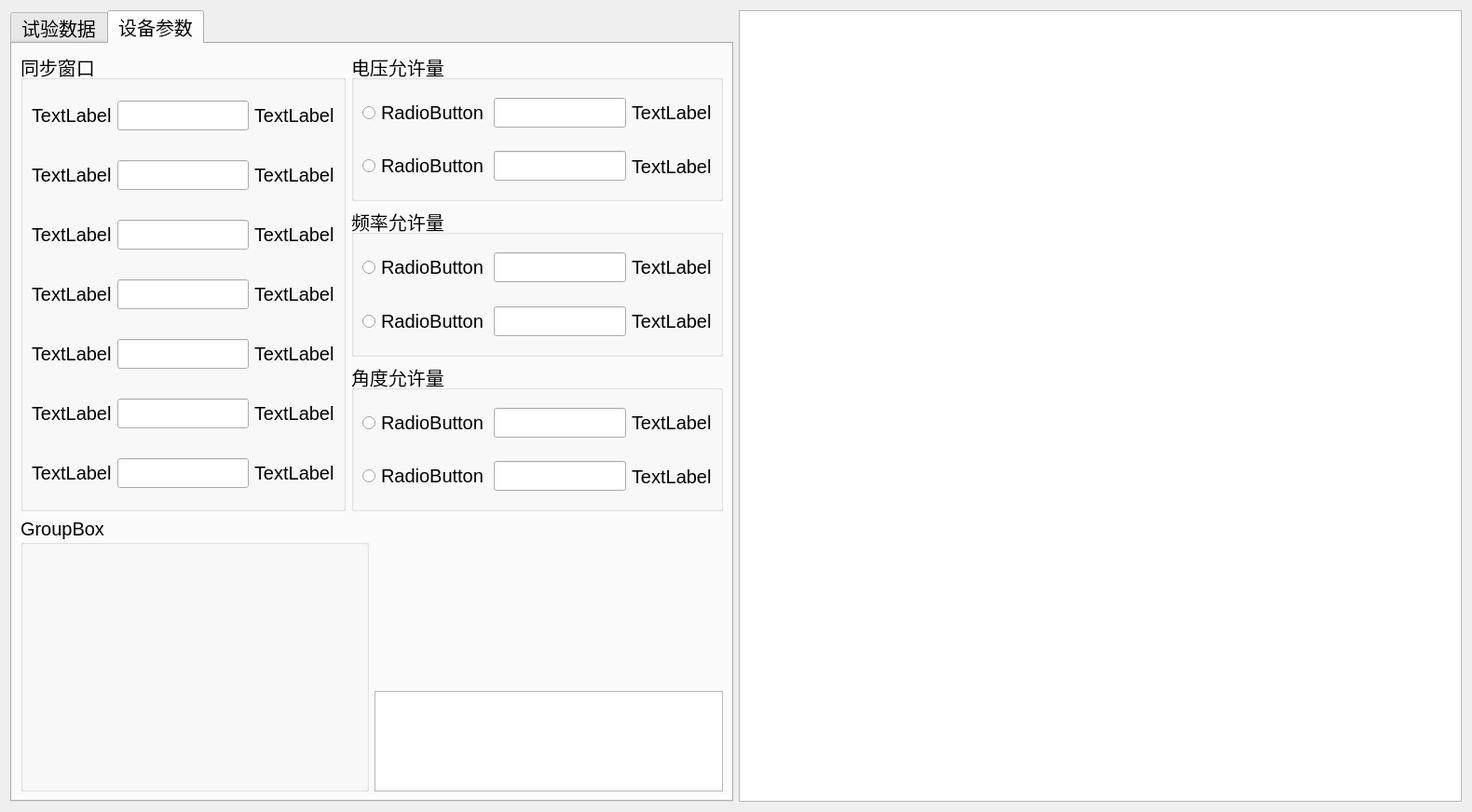
<?xml version="1.0" encoding="UTF-8"?>
<ui version="4.0">
 <class>ui_021</class>
 <widget class="QWidget" name="ui_021">
  <property name="geometry">
   <rect>
    <x>0</x>
    <y>0</y>
    <width>1580</width>
    <height>872</height>
   </rect>
  </property>
  <property name="windowTitle">
   <string>Form</string>
  </property>
  <layout class="QHBoxLayout" name="horizontalLayout_21" stretch="1,1">
   <item>
    <widget class="QTabWidget" name="tabWidget">
     <property name="font">
      <font>
       <pointsize>15</pointsize>
      </font>
     </property>
     <property name="currentIndex">
      <number>1</number>
     </property>
     <widget class="QWidget" name="tab_sysj">
      <attribute name="title">
       <string>试验数据</string>
      </attribute>
      <layout class="QVBoxLayout" name="verticalLayout_6" stretch="7,3,1">
       <item>
        <layout class="QHBoxLayout" name="horizontalLayout_20">
         <item>
          <widget class="QGroupBox" name="groupBox">
           <property name="title">
            <string>试验项目</string>
           </property>
           <layout class="QVBoxLayout" name="verticalLayout">
            <item>
             <layout class="QHBoxLayout" name="horizontalLayout">
              <item>
               <widget class="QRadioButton" name="radioButton">
                <property name="text">
                 <string>同期动作值</string>
                </property>
               </widget>
              </item>
              <item>
               <widget class="QComboBox" name="comboBox"/>
              </item>
             </layout>
            </item>
            <item>
             <widget class="QRadioButton" name="radioButton_2">
              <property name="text">
               <string>电压闭锁值</string>
              </property>
             </widget>
            </item>
            <item>
             <widget class="QRadioButton" name="radioButton_3">
              <property name="text">
               <string>频率闭锁值</string>
              </property>
             </widget>
            </item>
            <item>
             <widget class="QRadioButton" name="radioButton_4">
              <property name="text">
               <string>导前角及导前时间</string>
              </property>
             </widget>
            </item>
            <item>
             <widget class="QRadioButton" name="radioButton_5">
              <property name="text">
               <string>调压脉宽</string>
              </property>
             </widget>
            </item>
            <item>
             <widget class="QRadioButton" name="radioButton_6">
              <property name="text">
               <string>调频脉宽</string>
              </property>
             </widget>
            </item>
            <item>
             <widget class="QRadioButton" name="radioButton_7">
              <property name="text">
               <string>调整试验</string>
              </property>
             </widget>
            </item>
            <item>
             <layout class="QHBoxLayout" name="horizontalLayout_2" stretch="1,2,4">
              <property name="spacing">
               <number>0</number>
              </property>
              <item>
               <widget class="Line" name="line">
                <property name="orientation">
                 <enum>Qt::Horizontal</enum>
                </property>
               </widget>
              </item>
              <item>
               <widget class="QLabel" name="label">
                <property name="text">
                 <string>调整方式</string>
                </property>
               </widget>
              </item>
              <item>
               <widget class="Line" name="line_2">
                <property name="orientation">
                 <enum>Qt::Horizontal</enum>
                </property>
               </widget>
              </item>
             </layout>
            </item>
            <item>
             <layout class="QHBoxLayout" name="horizontalLayout_3">
              <item>
               <widget class="QRadioButton" name="radioButton_8">
                <property name="text">
                 <string>自动</string>
                </property>
               </widget>
              </item>
              <item>
               <widget class="QRadioButton" name="radioButton_9">
                <property name="text">
                 <string>手动</string>
                </property>
               </widget>
              </item>
             </layout>
            </item>
            <item>
             <widget class="Line" name="line_3">
              <property name="orientation">
               <enum>Qt::Horizontal</enum>
              </property>
             </widget>
            </item>
            <item>
             <layout class="QHBoxLayout" name="horizontalLayout_4" stretch="3,2,2,1">
              <item>
               <spacer name="horizontalSpacer">
                <property name="orientation">
                 <enum>Qt::Horizontal</enum>
                </property>
                <property name="sizeHint" stdset="0">
                 <size>
                  <width>40</width>
                  <height>20</height>
                 </size>
                </property>
               </spacer>
              </item>
              <item>
               <widget class="QLabel" name="label_2">
                <property name="text">
                 <string>变电压步长</string>
                </property>
               </widget>
              </item>
              <item>
               <widget class="QLineEdit" name="lineEdit"/>
              </item>
              <item>
               <widget class="QLabel" name="label_3">
                <property name="text">
                 <string>V</string>
                </property>
               </widget>
              </item>
             </layout>
            </item>
            <item>
             <layout class="QHBoxLayout" name="horizontalLayout_5" stretch="3,2,2,1">
              <item>
               <spacer name="horizontalSpacer_2">
                <property name="orientation">
                 <enum>Qt::Horizontal</enum>
                </property>
                <property name="sizeHint" stdset="0">
                 <size>
                  <width>40</width>
                  <height>20</height>
                 </size>
                </property>
               </spacer>
              </item>
              <item>
               <widget class="QLabel" name="label_4">
                <property name="text">
                 <string>变频率步长</string>
                </property>
               </widget>
              </item>
              <item>
               <widget class="QLineEdit" name="lineEdit_2"/>
              </item>
              <item>
               <widget class="QLabel" name="label_5">
                <property name="text">
                 <string>Hz</string>
                </property>
               </widget>
              </item>
             </layout>
            </item>
            <item>
             <layout class="QHBoxLayout" name="horizontalLayout_6" stretch="3,2,2,1">
              <item>
               <spacer name="horizontalSpacer_3">
                <property name="orientation">
                 <enum>Qt::Horizontal</enum>
                </property>
                <property name="sizeHint" stdset="0">
                 <size>
                  <width>40</width>
                  <height>20</height>
                 </size>
                </property>
               </spacer>
              </item>
              <item>
               <widget class="QLabel" name="label_6">
                <property name="text">
                 <string>变角度步长</string>
                </property>
               </widget>
              </item>
              <item>
               <widget class="QLineEdit" name="lineEdit_3"/>
              </item>
              <item>
               <widget class="QLabel" name="label_7">
                <property name="text">
                 <string>°</string>
                </property>
               </widget>
              </item>
             </layout>
            </item>
           </layout>
          </widget>
         </item>
         <item>
          <widget class="QWidget" name="widget" native="true">
           <layout class="QVBoxLayout" name="verticalLayout_5">
            <item>
             <layout class="QHBoxLayout" name="horizontalLayout_10" stretch="2,1,4">
              <item>
               <widget class="QLabel" name="label_8">
                <property name="text">
                 <string>待开侧(UA)</string>
                </property>
                <property name="scaledContents">
                 <bool>false</bool>
                </property>
                <property name="wordWrap">
                 <bool>false</bool>
                </property>
               </widget>
              </item>
              <item>
               <widget class="Line" name="line_6">
                <property name="orientation">
                 <enum>Qt::Vertical</enum>
                </property>
               </widget>
              </item>
              <item>
               <layout class="QVBoxLayout" name="verticalLayout_2">
                <item>
                 <layout class="QHBoxLayout" name="horizontalLayout_7" stretch="3,2,2,1">
                  <item>
                   <spacer name="horizontalSpacer_4">
                    <property name="orientation">
                     <enum>Qt::Horizontal</enum>
                    </property>
                    <property name="sizeHint" stdset="0">
                     <size>
                      <width>40</width>
                      <height>20</height>
                     </size>
                    </property>
                   </spacer>
                  </item>
                  <item>
                   <widget class="QLabel" name="label_9">
                    <property name="text">
                     <string>V1</string>
                    </property>
                   </widget>
                  </item>
                  <item>
                   <widget class="QLineEdit" name="lineEdit_4"/>
                  </item>
                  <item>
                   <widget class="QLabel" name="label_10">
                    <property name="text">
                     <string>V</string>
                    </property>
                   </widget>
                  </item>
                 </layout>
                </item>
                <item>
                 <layout class="QHBoxLayout" name="horizontalLayout_8" stretch="3,2,2,1">
                  <item>
                   <spacer name="horizontalSpacer_5">
                    <property name="orientation">
                     <enum>Qt::Horizontal</enum>
                    </property>
                    <property name="sizeHint" stdset="0">
                     <size>
                      <width>40</width>
                      <height>20</height>
                     </size>
                    </property>
                   </spacer>
                  </item>
                  <item>
                   <widget class="QLabel" name="label_11">
                    <property name="text">
                     <string>F1</string>
                    </property>
                   </widget>
                  </item>
                  <item>
                   <widget class="QLineEdit" name="lineEdit_5"/>
                  </item>
                  <item>
                   <widget class="QLabel" name="label_12">
                    <property name="text">
                     <string>Hz</string>
                    </property>
                   </widget>
                  </item>
                 </layout>
                </item>
                <item>
                 <layout class="QHBoxLayout" name="horizontalLayout_9" stretch="3,2,2,1">
                  <item>
                   <spacer name="horizontalSpacer_6">
                    <property name="orientation">
                     <enum>Qt::Horizontal</enum>
                    </property>
                    <property name="sizeHint" stdset="0">
                     <size>
                      <width>40</width>
                      <height>20</height>
                     </size>
                    </property>
                   </spacer>
                  </item>
                  <item>
                   <widget class="QLabel" name="label_13">
                    <property name="text">
                     <string>Φ1</string>
                    </property>
                   </widget>
                  </item>
                  <item>
                   <widget class="QLineEdit" name="lineEdit_6"/>
                  </item>
                  <item>
                   <widget class="QLabel" name="label_14">
                    <property name="text">
                     <string>°</string>
                    </property>
                   </widget>
                  </item>
                 </layout>
                </item>
               </layout>
              </item>
             </layout>
            </item>
            <item>
             <widget class="Line" name="line_4">
              <property name="orientation">
               <enum>Qt::Horizontal</enum>
              </property>
             </widget>
            </item>
            <item>
             <layout class="QHBoxLayout" name="horizontalLayout_11" stretch="2,1,4">
              <item>
               <widget class="QLabel" name="label_15">
                <property name="text">
                 <string>系统侧(UA)</string>
                </property>
                <property name="scaledContents">
                 <bool>false</bool>
                </property>
                <property name="wordWrap">
                 <bool>false</bool>
                </property>
               </widget>
              </item>
              <item>
               <widget class="Line" name="line_7">
                <property name="orientation">
                 <enum>Qt::Vertical</enum>
                </property>
               </widget>
              </item>
              <item>
               <layout class="QVBoxLayout" name="verticalLayout_3">
                <item>
                 <layout class="QHBoxLayout" name="horizontalLayout_12" stretch="3,2,2,1">
                  <item>
                   <spacer name="horizontalSpacer_7">
                    <property name="orientation">
                     <enum>Qt::Horizontal</enum>
                    </property>
                    <property name="sizeHint" stdset="0">
                     <size>
                      <width>40</width>
                      <height>20</height>
                     </size>
                    </property>
                   </spacer>
                  </item>
                  <item>
                   <widget class="QLabel" name="label_16">
                    <property name="text">
                     <string>V2</string>
                    </property>
                   </widget>
                  </item>
                  <item>
                   <widget class="QLineEdit" name="lineEdit_7"/>
                  </item>
                  <item>
                   <widget class="QLabel" name="label_17">
                    <property name="text">
                     <string>V</string>
                    </property>
                   </widget>
                  </item>
                 </layout>
                </item>
                <item>
                 <layout class="QHBoxLayout" name="horizontalLayout_13" stretch="3,2,2,1">
                  <item>
                   <spacer name="horizontalSpacer_8">
                    <property name="orientation">
                     <enum>Qt::Horizontal</enum>
                    </property>
                    <property name="sizeHint" stdset="0">
                     <size>
                      <width>40</width>
                      <height>20</height>
                     </size>
                    </property>
                   </spacer>
                  </item>
                  <item>
                   <widget class="QLabel" name="label_18">
                    <property name="text">
                     <string>F2</string>
                    </property>
                   </widget>
                  </item>
                  <item>
                   <widget class="QLineEdit" name="lineEdit_8"/>
                  </item>
                  <item>
                   <widget class="QLabel" name="label_19">
                    <property name="text">
                     <string>Hz</string>
                    </property>
                   </widget>
                  </item>
                 </layout>
                </item>
                <item>
                 <layout class="QHBoxLayout" name="horizontalLayout_14" stretch="3,2,2,1">
                  <item>
                   <spacer name="horizontalSpacer_9">
                    <property name="orientation">
                     <enum>Qt::Horizontal</enum>
                    </property>
                    <property name="sizeHint" stdset="0">
                     <size>
                      <width>40</width>
                      <height>20</height>
                     </size>
                    </property>
                   </spacer>
                  </item>
                  <item>
                   <widget class="QLabel" name="label_20">
                    <property name="text">
                     <string>Φ2</string>
                    </property>
                   </widget>
                  </item>
                  <item>
                   <widget class="QLineEdit" name="lineEdit_9"/>
                  </item>
                  <item>
                   <widget class="QLabel" name="label_21">
                    <property name="text">
                     <string>°</string>
                    </property>
                   </widget>
                  </item>
                 </layout>
                </item>
               </layout>
              </item>
             </layout>
            </item>
            <item>
             <widget class="Line" name="line_5">
              <property name="orientation">
               <enum>Qt::Horizontal</enum>
              </property>
             </widget>
            </item>
            <item>
             <layout class="QHBoxLayout" name="horizontalLayout_15" stretch="2,1,4">
              <item>
               <widget class="QLabel" name="label_22">
                <property name="text">
                 <string>差值</string>
                </property>
                <property name="scaledContents">
                 <bool>false</bool>
                </property>
                <property name="wordWrap">
                 <bool>false</bool>
                </property>
               </widget>
              </item>
              <item>
               <widget class="Line" name="line_8">
                <property name="orientation">
                 <enum>Qt::Vertical</enum>
                </property>
               </widget>
              </item>
              <item>
               <layout class="QVBoxLayout" name="verticalLayout_4">
                <item>
                 <layout class="QHBoxLayout" name="horizontalLayout_16" stretch="3,2,2,1">
                  <item>
                   <spacer name="horizontalSpacer_10">
                    <property name="orientation">
                     <enum>Qt::Horizontal</enum>
                    </property>
                    <property name="sizeHint" stdset="0">
                     <size>
                      <width>40</width>
                      <height>20</height>
                     </size>
                    </property>
                   </spacer>
                  </item>
                  <item>
                   <widget class="QLabel" name="label_23">
                    <property name="text">
                     <string>△V</string>
                    </property>
                   </widget>
                  </item>
                  <item>
                   <widget class="QLineEdit" name="lineEdit_10"/>
                  </item>
                  <item>
                   <widget class="QLabel" name="label_24">
                    <property name="text">
                     <string>V</string>
                    </property>
                   </widget>
                  </item>
                 </layout>
                </item>
                <item>
                 <layout class="QHBoxLayout" name="horizontalLayout_17" stretch="3,2,2,1">
                  <item>
                   <spacer name="horizontalSpacer_11">
                    <property name="orientation">
                     <enum>Qt::Horizontal</enum>
                    </property>
                    <property name="sizeHint" stdset="0">
                     <size>
                      <width>40</width>
                      <height>20</height>
                     </size>
                    </property>
                   </spacer>
                  </item>
                  <item>
                   <widget class="QLabel" name="label_25">
                    <property name="text">
                     <string>△F</string>
                    </property>
                   </widget>
                  </item>
                  <item>
                   <widget class="QLineEdit" name="lineEdit_11"/>
                  </item>
                  <item>
                   <widget class="QLabel" name="label_26">
                    <property name="text">
                     <string>Hz</string>
                    </property>
                   </widget>
                  </item>
                 </layout>
                </item>
                <item>
                 <layout class="QHBoxLayout" name="horizontalLayout_18" stretch="3,2,2,1">
                  <item>
                   <spacer name="horizontalSpacer_12">
                    <property name="orientation">
                     <enum>Qt::Horizontal</enum>
                    </property>
                    <property name="sizeHint" stdset="0">
                     <size>
                      <width>40</width>
                      <height>20</height>
                     </size>
                    </property>
                   </spacer>
                  </item>
                  <item>
                   <widget class="QLabel" name="label_27">
                    <property name="text">
                     <string>△Φ</string>
                    </property>
                   </widget>
                  </item>
                  <item>
                   <widget class="QLineEdit" name="lineEdit_12"/>
                  </item>
                  <item>
                   <widget class="QLabel" name="label_28">
                    <property name="text">
                     <string>°</string>
                    </property>
                   </widget>
                  </item>
                 </layout>
                </item>
               </layout>
              </item>
             </layout>
            </item>
            <item>
             <widget class="QWidget" name="widget_2" native="true">
              <layout class="QHBoxLayout" name="horizontalLayout_19">
               <item>
                <widget class="QPushButton" name="pushButton">
                 <property name="text">
                  <string>添加</string>
                 </property>
                </widget>
               </item>
               <item>
                <widget class="QPushButton" name="pushButton_2">
                 <property name="text">
                  <string>删除</string>
                 </property>
                </widget>
               </item>
               <item>
                <widget class="QPushButton" name="pushButton_3">
                 <property name="text">
                  <string>全部删除</string>
                 </property>
                </widget>
               </item>
              </layout>
             </widget>
            </item>
           </layout>
          </widget>
         </item>
        </layout>
       </item>
       <item>
        <widget class="QTableWidget" name="tb_sysj">
         <attribute name="verticalHeaderVisible">
          <bool>false</bool>
         </attribute>
         <column>
          <property name="text">
           <string>测试项目</string>
          </property>
         </column>
         <column>
          <property name="text">
           <string>调整方式</string>
          </property>
         </column>
         <column>
          <property name="text">
           <string>状态</string>
          </property>
         </column>
         <column>
          <property name="text">
           <string>变化步长</string>
          </property>
         </column>
         <column>
          <property name="text">
           <string>△V/△t</string>
          </property>
         </column>
         <column>
          <property name="text">
           <string>△F/△t</string>
          </property>
         </column>
         <column>
          <property name="text">
           <string>新建列</string>
          </property>
         </column>
         <column>
          <property name="text">
           <string>V1</string>
          </property>
         </column>
         <column>
          <property name="text">
           <string>Φ1</string>
          </property>
         </column>
         <column>
          <property name="text">
           <string>V2</string>
          </property>
         </column>
         <column>
          <property name="text">
           <string>F2</string>
          </property>
         </column>
         <column>
          <property name="text">
           <string>Φ2</string>
          </property>
         </column>
         <column>
          <property name="text">
           <string>闭锁电压</string>
          </property>
         </column>
         <column>
          <property name="text">
           <string>闭锁频率</string>
          </property>
         </column>
         <column>
          <property name="text">
           <string>导前角(动作、合闸)</string>
          </property>
         </column>
         <column>
          <property name="text">
           <string>导前时间(动作、合闸)</string>
          </property>
         </column>
         <column>
          <property name="text">
           <string>调压脉宽</string>
          </property>
         </column>
         <column>
          <property name="text">
           <string>调压周期</string>
          </property>
         </column>
         <column>
          <property name="text">
           <string>调频脉宽</string>
          </property>
         </column>
         <column>
          <property name="text">
           <string>调频周期</string>
          </property>
         </column>
         <column>
          <property name="text">
           <string>△V(整定)</string>
          </property>
         </column>
         <column>
          <property name="text">
           <string>△F(整定)</string>
          </property>
         </column>
         <column>
          <property name="text">
           <string>△Φ(整定)</string>
          </property>
         </column>
         <column>
          <property name="text">
           <string>△V(测试)</string>
          </property>
         </column>
         <column>
          <property name="text">
           <string>△F(测试)</string>
          </property>
         </column>
         <column>
          <property name="text">
           <string>△Φ(测试)</string>
          </property>
         </column>
        </widget>
       </item>
       <item>
        <widget class="QTextBrowser" name="textBrowser">
         <property name="html">
          <string>&lt;!DOCTYPE HTML PUBLIC &quot;-//W3C//DTD HTML 4.0//EN&quot; &quot;http://www.w3.org/TR/REC-html40/strict.dtd&quot;&gt;
&lt;html&gt;&lt;head&gt;&lt;meta name=&quot;qrichtext&quot; content=&quot;1&quot; /&gt;&lt;meta charset=&quot;utf-8&quot; /&gt;&lt;style type=&quot;text/css&quot;&gt;
p, li { white-space: pre-wrap; }
hr { height: 1px; border-width: 0; }
li.unchecked::marker { content: &quot;\2610&quot;; }
li.checked::marker { content: &quot;\2612&quot;; }
&lt;/style&gt;&lt;/head&gt;&lt;body style=&quot; font-family:'Microsoft YaHei UI'; font-size:15pt; font-weight:400; font-style:normal;&quot;&gt;
&lt;p style=&quot; margin-top:0px; margin-bottom:0px; margin-left:0px; margin-right:0px; -qt-block-indent:0; text-indent:0px;&quot;&gt;说明：仅进行导前角和导前时间这一测试项目中有动作、合闸导前角和导前时间之分&lt;/p&gt;&lt;/body&gt;&lt;/html&gt;</string>
         </property>
        </widget>
       </item>
      </layout>
     </widget>
     <widget class="QWidget" name="tab_sbcs">
      <attribute name="title">
       <string>设备参数</string>
      </attribute>
      <layout class="QVBoxLayout" name="verticalLayout_13" stretch="5,3">
       <item>
        <layout class="QHBoxLayout" name="horizontalLayout_35">
         <item>
          <widget class="QGroupBox" name="groupBox_2">
           <property name="title">
            <string>同步窗口</string>
           </property>
           <layout class="QVBoxLayout" name="verticalLayout_7">
            <item>
             <layout class="QHBoxLayout" name="horizontalLayout_22">
              <item>
               <widget class="QLabel" name="label_29">
                <property name="text">
                 <string>TextLabel</string>
                </property>
               </widget>
              </item>
              <item>
               <widget class="QLineEdit" name="lineEdit_13"/>
              </item>
              <item>
               <widget class="QLabel" name="label_30">
                <property name="text">
                 <string>TextLabel</string>
                </property>
               </widget>
              </item>
             </layout>
            </item>
            <item>
             <layout class="QHBoxLayout" name="horizontalLayout_23">
              <item>
               <widget class="QLabel" name="label_31">
                <property name="text">
                 <string>TextLabel</string>
                </property>
               </widget>
              </item>
              <item>
               <widget class="QLineEdit" name="lineEdit_14"/>
              </item>
              <item>
               <widget class="QLabel" name="label_32">
                <property name="text">
                 <string>TextLabel</string>
                </property>
               </widget>
              </item>
             </layout>
            </item>
            <item>
             <layout class="QHBoxLayout" name="horizontalLayout_24">
              <item>
               <widget class="QLabel" name="label_33">
                <property name="text">
                 <string>TextLabel</string>
                </property>
               </widget>
              </item>
              <item>
               <widget class="QLineEdit" name="lineEdit_15"/>
              </item>
              <item>
               <widget class="QLabel" name="label_34">
                <property name="text">
                 <string>TextLabel</string>
                </property>
               </widget>
              </item>
             </layout>
            </item>
            <item>
             <layout class="QHBoxLayout" name="horizontalLayout_25">
              <item>
               <widget class="QLabel" name="label_35">
                <property name="text">
                 <string>TextLabel</string>
                </property>
               </widget>
              </item>
              <item>
               <widget class="QLineEdit" name="lineEdit_16"/>
              </item>
              <item>
               <widget class="QLabel" name="label_36">
                <property name="text">
                 <string>TextLabel</string>
                </property>
               </widget>
              </item>
             </layout>
            </item>
            <item>
             <layout class="QHBoxLayout" name="horizontalLayout_26">
              <item>
               <widget class="QLabel" name="label_37">
                <property name="text">
                 <string>TextLabel</string>
                </property>
               </widget>
              </item>
              <item>
               <widget class="QLineEdit" name="lineEdit_17"/>
              </item>
              <item>
               <widget class="QLabel" name="label_38">
                <property name="text">
                 <string>TextLabel</string>
                </property>
               </widget>
              </item>
             </layout>
            </item>
            <item>
             <layout class="QHBoxLayout" name="horizontalLayout_27">
              <item>
               <widget class="QLabel" name="label_39">
                <property name="text">
                 <string>TextLabel</string>
                </property>
               </widget>
              </item>
              <item>
               <widget class="QLineEdit" name="lineEdit_18"/>
              </item>
              <item>
               <widget class="QLabel" name="label_40">
                <property name="text">
                 <string>TextLabel</string>
                </property>
               </widget>
              </item>
             </layout>
            </item>
            <item>
             <layout class="QHBoxLayout" name="horizontalLayout_28">
              <item>
               <widget class="QLabel" name="label_41">
                <property name="text">
                 <string>TextLabel</string>
                </property>
               </widget>
              </item>
              <item>
               <widget class="QLineEdit" name="lineEdit_19"/>
              </item>
              <item>
               <widget class="QLabel" name="label_42">
                <property name="text">
                 <string>TextLabel</string>
                </property>
               </widget>
              </item>
             </layout>
            </item>
           </layout>
          </widget>
         </item>
         <item>
          <layout class="QVBoxLayout" name="verticalLayout_8" stretch="1,1,1">
           <item>
            <widget class="QGroupBox" name="groupBox_3">
             <property name="title">
              <string>电压允许量</string>
             </property>
             <layout class="QVBoxLayout" name="verticalLayout_9">
              <item>
               <layout class="QHBoxLayout" name="horizontalLayout_29">
                <item>
                 <widget class="QRadioButton" name="radioButton_10">
                  <property name="text">
                   <string>RadioButton</string>
                  </property>
                 </widget>
                </item>
                <item>
                 <widget class="QLineEdit" name="lineEdit_20"/>
                </item>
                <item>
                 <widget class="QLabel" name="label_43">
                  <property name="text">
                   <string>TextLabel</string>
                  </property>
                 </widget>
                </item>
               </layout>
              </item>
              <item>
               <layout class="QHBoxLayout" name="horizontalLayout_30">
                <item>
                 <widget class="QRadioButton" name="radioButton_11">
                  <property name="text">
                   <string>RadioButton</string>
                  </property>
                 </widget>
                </item>
                <item>
                 <widget class="QLineEdit" name="lineEdit_21"/>
                </item>
                <item>
                 <widget class="QLabel" name="label_44">
                  <property name="text">
                   <string>TextLabel</string>
                  </property>
                 </widget>
                </item>
               </layout>
              </item>
             </layout>
            </widget>
           </item>
           <item>
            <widget class="QGroupBox" name="groupBox_4">
             <property name="title">
              <string>频率允许量</string>
             </property>
             <layout class="QVBoxLayout" name="verticalLayout_10">
              <item>
               <layout class="QHBoxLayout" name="horizontalLayout_31">
                <item>
                 <widget class="QRadioButton" name="radioButton_12">
                  <property name="text">
                   <string>RadioButton</string>
                  </property>
                 </widget>
                </item>
                <item>
                 <widget class="QLineEdit" name="lineEdit_22"/>
                </item>
                <item>
                 <widget class="QLabel" name="label_45">
                  <property name="text">
                   <string>TextLabel</string>
                  </property>
                 </widget>
                </item>
               </layout>
              </item>
              <item>
               <layout class="QHBoxLayout" name="horizontalLayout_32">
                <item>
                 <widget class="QRadioButton" name="radioButton_13">
                  <property name="text">
                   <string>RadioButton</string>
                  </property>
                 </widget>
                </item>
                <item>
                 <widget class="QLineEdit" name="lineEdit_23"/>
                </item>
                <item>
                 <widget class="QLabel" name="label_46">
                  <property name="text">
                   <string>TextLabel</string>
                  </property>
                 </widget>
                </item>
               </layout>
              </item>
             </layout>
            </widget>
           </item>
           <item>
            <widget class="QGroupBox" name="groupBox_5">
             <property name="title">
              <string>角度允许量</string>
             </property>
             <layout class="QVBoxLayout" name="verticalLayout_11">
              <item>
               <layout class="QHBoxLayout" name="horizontalLayout_33">
                <item>
                 <widget class="QRadioButton" name="radioButton_14">
                  <property name="text">
                   <string>RadioButton</string>
                  </property>
                 </widget>
                </item>
                <item>
                 <widget class="QLineEdit" name="lineEdit_24"/>
                </item>
                <item>
                 <widget class="QLabel" name="label_47">
                  <property name="text">
                   <string>TextLabel</string>
                  </property>
                 </widget>
                </item>
               </layout>
              </item>
              <item>
               <layout class="QHBoxLayout" name="horizontalLayout_34">
                <item>
                 <widget class="QRadioButton" name="radioButton_15">
                  <property name="text">
                   <string>RadioButton</string>
                  </property>
                 </widget>
                </item>
                <item>
                 <widget class="QLineEdit" name="lineEdit_25"/>
                </item>
                <item>
                 <widget class="QLabel" name="label_48">
                  <property name="text">
                   <string>TextLabel</string>
                  </property>
                 </widget>
                </item>
               </layout>
              </item>
             </layout>
            </widget>
           </item>
          </layout>
         </item>
        </layout>
       </item>
       <item>
        <layout class="QHBoxLayout" name="horizontalLayout_36" stretch="1,1">
         <item>
          <widget class="QGroupBox" name="groupBox_6">
           <property name="title">
            <string>GroupBox</string>
           </property>
          </widget>
         </item>
         <item>
          <layout class="QVBoxLayout" name="verticalLayout_12" stretch="5,3">
           <item>
            <widget class="QWidget" name="widget_3" native="true"/>
           </item>
           <item>
            <widget class="QTextBrowser" name="textBrowser_2"/>
           </item>
          </layout>
         </item>
        </layout>
       </item>
      </layout>
     </widget>
    </widget>
   </item>
   <item>
    <widget class="QTableWidget" name="tableWidget"/>
   </item>
  </layout>
 </widget>
 <resources/>
 <connections/>
</ui>
